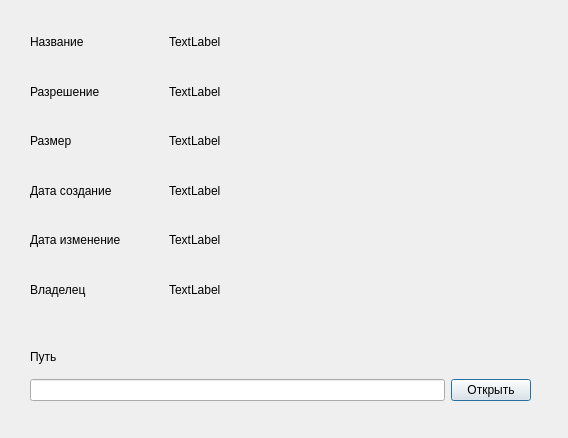
<?xml version="1.0" encoding="UTF-8"?>
<ui version="4.0">
 <class>Dialog</class>
 <widget class="QDialog" name="Dialog">
  <property name="geometry">
   <rect>
    <x>0</x>
    <y>0</y>
    <width>568</width>
    <height>438</height>
   </rect>
  </property>
  <property name="windowTitle">
   <string>Dialog</string>
  </property>
  <widget class="QWidget" name="gridLayoutWidget">
   <property name="geometry">
    <rect>
     <x>30</x>
     <y>20</y>
     <width>271</width>
     <height>291</height>
    </rect>
   </property>
   <layout class="QGridLayout" name="gridLayout">
    <item row="3" column="0">
     <widget class="QLabel" name="label_5">
      <property name="text">
       <string>Дата создание</string>
      </property>
     </widget>
    </item>
    <item row="4" column="0">
     <widget class="QLabel" name="label_6">
      <property name="text">
       <string>Дата изменение</string>
      </property>
     </widget>
    </item>
    <item row="1" column="0">
     <widget class="QLabel" name="label_3">
      <property name="text">
       <string>Разрешение</string>
      </property>
     </widget>
    </item>
    <item row="0" column="0">
     <widget class="QLabel" name="label">
      <property name="text">
       <string>Название</string>
      </property>
     </widget>
    </item>
    <item row="2" column="0">
     <widget class="QLabel" name="label_4">
      <property name="text">
       <string>Размер</string>
      </property>
     </widget>
    </item>
    <item row="0" column="1">
     <widget class="QLabel" name="label_2">
      <property name="text">
       <string>TextLabel</string>
      </property>
     </widget>
    </item>
    <item row="5" column="0">
     <widget class="QLabel" name="label_7">
      <property name="text">
       <string>Владелец</string>
      </property>
     </widget>
    </item>
    <item row="1" column="1">
     <widget class="QLabel" name="label_8">
      <property name="text">
       <string>TextLabel</string>
      </property>
     </widget>
    </item>
    <item row="2" column="1">
     <widget class="QLabel" name="label_9">
      <property name="text">
       <string>TextLabel</string>
      </property>
     </widget>
    </item>
    <item row="3" column="1">
     <widget class="QLabel" name="label_10">
      <property name="text">
       <string>TextLabel</string>
      </property>
     </widget>
    </item>
    <item row="4" column="1">
     <widget class="QLabel" name="label_11">
      <property name="text">
       <string>TextLabel</string>
      </property>
     </widget>
    </item>
    <item row="5" column="1">
     <widget class="QLabel" name="label_12">
      <property name="text">
       <string>TextLabel</string>
      </property>
     </widget>
    </item>
   </layout>
  </widget>
  <widget class="QWidget" name="gridLayoutWidget_2">
   <property name="geometry">
    <rect>
     <x>30</x>
     <y>340</y>
     <width>501</width>
     <height>61</height>
    </rect>
   </property>
   <layout class="QGridLayout" name="gridLayout_2">
    <item row="0" column="0">
     <widget class="QLabel" name="label_13">
      <property name="text">
       <string>Путь</string>
      </property>
     </widget>
    </item>
    <item row="1" column="0">
     <widget class="QLineEdit" name="lineEdit"/>
    </item>
    <item row="1" column="1">
     <widget class="QPushButton" name="pushButton">
      <property name="text">
       <string>Открыть</string>
      </property>
     </widget>
    </item>
   </layout>
  </widget>
 </widget>
 <resources/>
 <connections/>
</ui>
